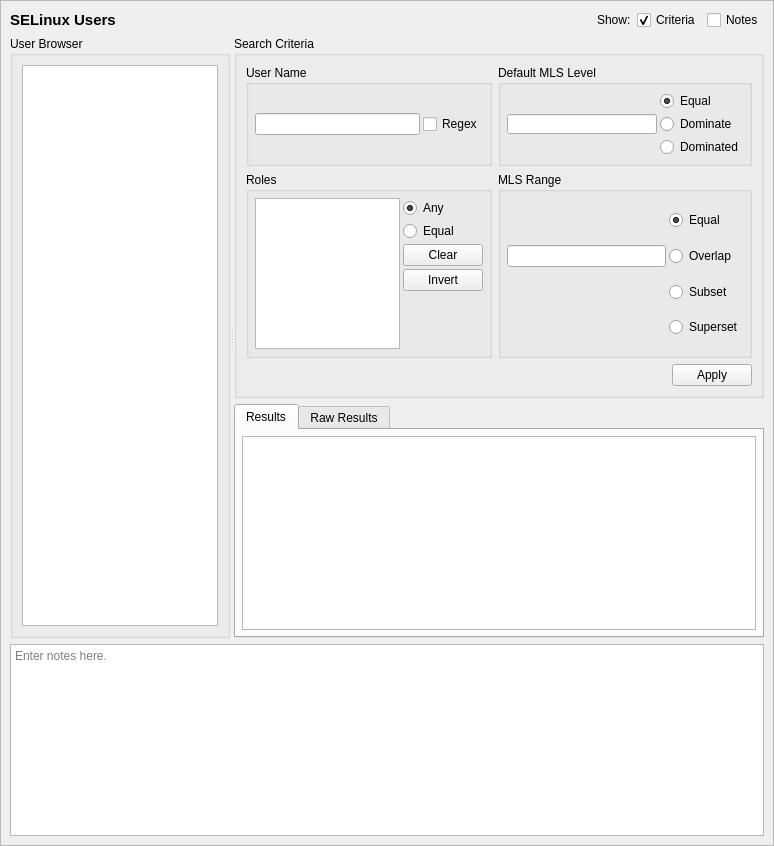
<?xml version="1.0" encoding="UTF-8"?>
<ui version="4.0">
 <class>UserQueryTab</class>
 <widget class="QScrollArea" name="UserQueryTab">
  <property name="geometry">
   <rect>
    <x>0</x>
    <y>0</y>
    <width>774</width>
    <height>846</height>
   </rect>
  </property>
  <property name="sizeAdjustPolicy">
   <enum>QAbstractScrollArea::AdjustToContents</enum>
  </property>
  <property name="widgetResizable">
   <bool>true</bool>
  </property>
  <widget class="QWidget" name="contents">
   <property name="geometry">
    <rect>
     <x>0</x>
     <y>0</y>
     <width>772</width>
     <height>844</height>
    </rect>
   </property>
   <property name="minimumSize">
    <size>
     <width>0</width>
     <height>0</height>
    </size>
   </property>
   <layout class="QGridLayout" name="gridLayout_3">
    <item row="0" column="0">
     <widget class="QLabel" name="label">
      <property name="sizePolicy">
       <sizepolicy hsizetype="Preferred" vsizetype="Fixed">
        <horstretch>0</horstretch>
        <verstretch>0</verstretch>
       </sizepolicy>
      </property>
      <property name="maximumSize">
       <size>
        <width>16777215</width>
        <height>20</height>
       </size>
      </property>
      <property name="font">
       <font>
        <pointsize>11</pointsize>
        <weight>75</weight>
        <bold>true</bold>
       </font>
      </property>
      <property name="text">
       <string>SELinux Users</string>
      </property>
     </widget>
    </item>
    <item row="3" column="0" colspan="5">
     <widget class="QTextEdit" name="notes">
      <property name="minimumSize">
       <size>
        <width>0</width>
        <height>80</height>
       </size>
      </property>
      <property name="toolTip">
       <string>Optionally enter notes here about the query.</string>
      </property>
      <property name="placeholderText">
       <string>Enter notes here.</string>
      </property>
     </widget>
    </item>
    <item row="0" column="1">
     <spacer name="horizontalSpacer">
      <property name="orientation">
       <enum>Qt::Horizontal</enum>
      </property>
      <property name="sizeHint" stdset="0">
       <size>
        <width>440</width>
        <height>20</height>
       </size>
      </property>
     </spacer>
    </item>
    <item row="0" column="2">
     <widget class="QLabel" name="label_2">
      <property name="text">
       <string>Show:</string>
      </property>
     </widget>
    </item>
    <item row="0" column="3">
     <widget class="QCheckBox" name="criteria_expander">
      <property name="toolTip">
       <string>Show or hide the search criteria (no settings are lost)</string>
      </property>
      <property name="text">
       <string>Criteria</string>
      </property>
      <property name="checked">
       <bool>true</bool>
      </property>
     </widget>
    </item>
    <item row="0" column="4">
     <widget class="QCheckBox" name="notes_expander">
      <property name="toolTip">
       <string>Show or hide the notes field (no data is lost)</string>
      </property>
      <property name="text">
       <string>Notes</string>
      </property>
     </widget>
    </item>
    <item row="1" column="0" rowspan="2" colspan="5">
     <widget class="QSplitter" name="splitter">
      <property name="sizePolicy">
       <sizepolicy hsizetype="Expanding" vsizetype="Preferred">
        <horstretch>0</horstretch>
        <verstretch>1</verstretch>
       </sizepolicy>
      </property>
      <property name="orientation">
       <enum>Qt::Horizontal</enum>
      </property>
      <widget class="QGroupBox" name="browser_groupBox">
       <property name="title">
        <string>User Browser</string>
       </property>
       <layout class="QGridLayout" name="gridLayout">
        <item row="0" column="0">
         <widget class="GetDetailsListView" name="users"/>
        </item>
       </layout>
      </widget>
      <widget class="QWidget" name="verticalLayoutWidget">
       <layout class="QVBoxLayout" name="verticalLayout">
        <item>
         <widget class="QGroupBox" name="criteria_frame">
          <property name="sizePolicy">
           <sizepolicy hsizetype="Preferred" vsizetype="Preferred">
            <horstretch>0</horstretch>
            <verstretch>0</verstretch>
           </sizepolicy>
          </property>
          <property name="maximumSize">
           <size>
            <width>16777215</width>
            <height>16777215</height>
           </size>
          </property>
          <property name="title">
           <string>Search Criteria</string>
          </property>
          <layout class="QGridLayout" name="gridLayout_2">
           <item row="0" column="1">
            <widget class="QGroupBox" name="level_criteria">
             <property name="maximumSize">
              <size>
               <width>16777215</width>
               <height>120</height>
              </size>
             </property>
             <property name="title">
              <string>Default MLS Level</string>
             </property>
             <layout class="QGridLayout" name="gridLayout_5">
              <property name="leftMargin">
               <number>6</number>
              </property>
              <property name="topMargin">
               <number>6</number>
              </property>
              <property name="rightMargin">
               <number>6</number>
              </property>
              <property name="bottomMargin">
               <number>6</number>
              </property>
              <property name="spacing">
               <number>3</number>
              </property>
              <item row="1" column="1">
               <widget class="QLineEdit" name="level">
                <property name="sizePolicy">
                 <sizepolicy hsizetype="Expanding" vsizetype="Fixed">
                  <horstretch>0</horstretch>
                  <verstretch>0</verstretch>
                 </sizepolicy>
                </property>
                <property name="minimumSize">
                 <size>
                  <width>150</width>
                  <height>20</height>
                 </size>
                </property>
                <property name="maximumSize">
                 <size>
                  <width>250</width>
                  <height>16777215</height>
                 </size>
                </property>
               </widget>
              </item>
              <item row="0" column="4">
               <widget class="QRadioButton" name="level_exact">
                <property name="toolTip">
                 <string>The level criterion will match if it is equal to the user's default level.</string>
                </property>
                <property name="text">
                 <string>Equal</string>
                </property>
                <property name="checked">
                 <bool>true</bool>
                </property>
               </widget>
              </item>
              <item row="1" column="4">
               <widget class="QRadioButton" name="level_dom">
                <property name="toolTip">
                 <string>The level criterion will match if it dominates the user's default level.</string>
                </property>
                <property name="text">
                 <string>Dominate</string>
                </property>
               </widget>
              </item>
              <item row="2" column="4">
               <widget class="QRadioButton" name="level_domby">
                <property name="toolTip">
                 <string>The level criterion will match if it is dominated by the user's default level.</string>
                </property>
                <property name="text">
                 <string>Dominated</string>
                </property>
               </widget>
              </item>
             </layout>
            </widget>
           </item>
           <item row="1" column="0">
            <widget class="QGroupBox" name="role_criteria">
             <property name="title">
              <string>Roles</string>
             </property>
             <layout class="QGridLayout" name="gridLayout_7">
              <property name="leftMargin">
               <number>6</number>
              </property>
              <property name="topMargin">
               <number>6</number>
              </property>
              <property name="rightMargin">
               <number>6</number>
              </property>
              <property name="bottomMargin">
               <number>6</number>
              </property>
              <property name="spacing">
               <number>3</number>
              </property>
              <item row="2" column="1">
               <widget class="QPushButton" name="clear_roles">
                <property name="text">
                 <string>Clear</string>
                </property>
               </widget>
              </item>
              <item row="2" column="2">
               <spacer name="horizontalSpacer_4">
                <property name="orientation">
                 <enum>Qt::Horizontal</enum>
                </property>
                <property name="sizeHint" stdset="0">
                 <size>
                  <width>40</width>
                  <height>20</height>
                 </size>
                </property>
               </spacer>
              </item>
              <item row="3" column="1">
               <widget class="QPushButton" name="invert_roles">
                <property name="text">
                 <string>Invert</string>
                </property>
               </widget>
              </item>
              <item row="1" column="1">
               <widget class="QRadioButton" name="roles_equal">
                <property name="toolTip">
                 <string>A matching user will have a role set equal to the selected roles.</string>
                </property>
                <property name="text">
                 <string>Equal</string>
                </property>
               </widget>
              </item>
              <item row="0" column="1">
               <widget class="QRadioButton" name="roles_any">
                <property name="toolTip">
                 <string>A matching user will have any of the selected roles.</string>
                </property>
                <property name="text">
                 <string>Any</string>
                </property>
                <property name="checked">
                 <bool>true</bool>
                </property>
               </widget>
              </item>
              <item row="0" column="0" rowspan="5">
               <widget class="QListView" name="roles">
                <property name="sizePolicy">
                 <sizepolicy hsizetype="Expanding" vsizetype="Expanding">
                  <horstretch>0</horstretch>
                  <verstretch>0</verstretch>
                 </sizepolicy>
                </property>
                <property name="maximumSize">
                 <size>
                  <width>250</width>
                  <height>16777215</height>
                 </size>
                </property>
                <property name="toolTip">
                 <string>Match the role set of the user.</string>
                </property>
                <property name="selectionMode">
                 <enum>QAbstractItemView::ExtendedSelection</enum>
                </property>
               </widget>
              </item>
              <item row="4" column="1">
               <spacer name="verticalSpacer_2">
                <property name="orientation">
                 <enum>Qt::Vertical</enum>
                </property>
                <property name="sizeHint" stdset="0">
                 <size>
                  <width>20</width>
                  <height>40</height>
                 </size>
                </property>
               </spacer>
              </item>
             </layout>
            </widget>
           </item>
           <item row="0" column="0">
            <widget class="QGroupBox" name="name_criteria">
             <property name="maximumSize">
              <size>
               <width>16777215</width>
               <height>120</height>
              </size>
             </property>
             <property name="title">
              <string>User Name</string>
             </property>
             <layout class="QGridLayout" name="gridLayout_8">
              <property name="leftMargin">
               <number>6</number>
              </property>
              <property name="topMargin">
               <number>6</number>
              </property>
              <property name="rightMargin">
               <number>6</number>
              </property>
              <property name="bottomMargin">
               <number>6</number>
              </property>
              <property name="spacing">
               <number>3</number>
              </property>
              <item row="0" column="1">
               <widget class="QLineEdit" name="name">
                <property name="sizePolicy">
                 <sizepolicy hsizetype="Expanding" vsizetype="Fixed">
                  <horstretch>0</horstretch>
                  <verstretch>0</verstretch>
                 </sizepolicy>
                </property>
                <property name="minimumSize">
                 <size>
                  <width>150</width>
                  <height>20</height>
                 </size>
                </property>
                <property name="maximumSize">
                 <size>
                  <width>250</width>
                  <height>16777215</height>
                 </size>
                </property>
               </widget>
              </item>
              <item row="0" column="2">
               <widget class="QCheckBox" name="name_regex">
                <property name="toolTip">
                 <string>Use regular expressions to match the user's name.</string>
                </property>
                <property name="text">
                 <string>Regex</string>
                </property>
               </widget>
              </item>
             </layout>
            </widget>
           </item>
           <item row="1" column="1">
            <widget class="QGroupBox" name="range_criteria">
             <property name="maximumSize">
              <size>
               <width>16777215</width>
               <height>16777215</height>
              </size>
             </property>
             <property name="title">
              <string>MLS Range</string>
             </property>
             <layout class="QGridLayout" name="gridLayout_6">
              <property name="leftMargin">
               <number>6</number>
              </property>
              <property name="topMargin">
               <number>6</number>
              </property>
              <property name="rightMargin">
               <number>6</number>
              </property>
              <property name="bottomMargin">
               <number>6</number>
              </property>
              <property name="spacing">
               <number>3</number>
              </property>
              <item row="1" column="1">
               <widget class="QLineEdit" name="range_">
                <property name="sizePolicy">
                 <sizepolicy hsizetype="Expanding" vsizetype="Fixed">
                  <horstretch>0</horstretch>
                  <verstretch>0</verstretch>
                 </sizepolicy>
                </property>
                <property name="minimumSize">
                 <size>
                  <width>150</width>
                  <height>20</height>
                 </size>
                </property>
                <property name="maximumSize">
                 <size>
                  <width>250</width>
                  <height>16777215</height>
                 </size>
                </property>
               </widget>
              </item>
              <item row="0" column="4">
               <widget class="QRadioButton" name="range_exact">
                <property name="toolTip">
                 <string>The range criterion will match if it is equal to the user's range.</string>
                </property>
                <property name="text">
                 <string>Equal</string>
                </property>
                <property name="checked">
                 <bool>true</bool>
                </property>
               </widget>
              </item>
              <item row="2" column="4">
               <widget class="QRadioButton" name="range_subset">
                <property name="toolTip">
                 <string>The range criterion will match if it is a subset of the user's range.</string>
                </property>
                <property name="text">
                 <string>Subset</string>
                </property>
               </widget>
              </item>
              <item row="1" column="4">
               <widget class="QRadioButton" name="range_overlap">
                <property name="toolTip">
                 <string>The range criterion will match if it overlaps the user's range.</string>
                </property>
                <property name="text">
                 <string>Overlap</string>
                </property>
               </widget>
              </item>
              <item row="3" column="4">
               <widget class="QRadioButton" name="range_superset">
                <property name="toolTip">
                 <string>The range criterion will match if it is a superset of the user's range.</string>
                </property>
                <property name="text">
                 <string>Superset</string>
                </property>
               </widget>
              </item>
             </layout>
            </widget>
           </item>
           <item row="2" column="1">
            <widget class="QDialogButtonBox" name="buttonBox">
             <property name="standardButtons">
              <set>QDialogButtonBox::Apply</set>
             </property>
            </widget>
           </item>
          </layout>
         </widget>
        </item>
        <item>
         <widget class="QTabWidget" name="results_frame">
          <property name="sizePolicy">
           <sizepolicy hsizetype="Preferred" vsizetype="MinimumExpanding">
            <horstretch>0</horstretch>
            <verstretch>1</verstretch>
           </sizepolicy>
          </property>
          <property name="currentIndex">
           <number>0</number>
          </property>
          <widget class="QWidget" name="table_page">
           <property name="sizePolicy">
            <sizepolicy hsizetype="Preferred" vsizetype="MinimumExpanding">
             <horstretch>0</horstretch>
             <verstretch>0</verstretch>
            </sizepolicy>
           </property>
           <attribute name="title">
            <string>Results</string>
           </attribute>
           <layout class="QVBoxLayout" name="verticalLayout_3">
            <property name="leftMargin">
             <number>6</number>
            </property>
            <property name="topMargin">
             <number>6</number>
            </property>
            <property name="rightMargin">
             <number>6</number>
            </property>
            <property name="bottomMargin">
             <number>6</number>
            </property>
            <item>
             <widget class="QTableView" name="table_results">
              <property name="sizePolicy">
               <sizepolicy hsizetype="Expanding" vsizetype="MinimumExpanding">
                <horstretch>0</horstretch>
                <verstretch>0</verstretch>
               </sizepolicy>
              </property>
              <property name="sizeAdjustPolicy">
               <enum>QAbstractScrollArea::AdjustIgnored</enum>
              </property>
              <property name="alternatingRowColors">
               <bool>true</bool>
              </property>
              <property name="sortingEnabled">
               <bool>true</bool>
              </property>
             </widget>
            </item>
           </layout>
          </widget>
          <widget class="QWidget" name="raw_page">
           <property name="sizePolicy">
            <sizepolicy hsizetype="Preferred" vsizetype="MinimumExpanding">
             <horstretch>0</horstretch>
             <verstretch>0</verstretch>
            </sizepolicy>
           </property>
           <attribute name="title">
            <string>Raw Results</string>
           </attribute>
           <layout class="QVBoxLayout" name="verticalLayout_2">
            <property name="leftMargin">
             <number>6</number>
            </property>
            <property name="topMargin">
             <number>6</number>
            </property>
            <property name="rightMargin">
             <number>6</number>
            </property>
            <property name="bottomMargin">
             <number>6</number>
            </property>
            <item>
             <widget class="QPlainTextEdit" name="raw_results">
              <property name="sizePolicy">
               <sizepolicy hsizetype="Expanding" vsizetype="MinimumExpanding">
                <horstretch>0</horstretch>
                <verstretch>0</verstretch>
               </sizepolicy>
              </property>
              <property name="minimumSize">
               <size>
                <width>0</width>
                <height>0</height>
               </size>
              </property>
              <property name="font">
               <font>
                <family>Monospace</family>
               </font>
              </property>
              <property name="documentTitle">
               <string/>
              </property>
              <property name="lineWrapMode">
               <enum>QPlainTextEdit::NoWrap</enum>
              </property>
              <property name="readOnly">
               <bool>true</bool>
              </property>
             </widget>
            </item>
           </layout>
          </widget>
         </widget>
        </item>
       </layout>
      </widget>
     </widget>
    </item>
   </layout>
   <zorder>splitter</zorder>
   <zorder>notes</zorder>
   <zorder>label</zorder>
   <zorder>label_2</zorder>
   <zorder>horizontalSpacer</zorder>
   <zorder>criteria_expander</zorder>
   <zorder>notes_expander</zorder>
  </widget>
 </widget>
 <customwidgets>
  <customwidget>
   <class>GetDetailsListView</class>
   <extends>QListView</extends>
   <header>setoolsgui/getdetailslist.h</header>
  </customwidget>
 </customwidgets>
 <tabstops>
  <tabstop>criteria_expander</tabstop>
  <tabstop>notes_expander</tabstop>
  <tabstop>users</tabstop>
  <tabstop>name</tabstop>
  <tabstop>name_regex</tabstop>
  <tabstop>roles</tabstop>
  <tabstop>roles_any</tabstop>
  <tabstop>roles_equal</tabstop>
  <tabstop>clear_roles</tabstop>
  <tabstop>invert_roles</tabstop>
  <tabstop>level</tabstop>
  <tabstop>level_exact</tabstop>
  <tabstop>level_dom</tabstop>
  <tabstop>level_domby</tabstop>
  <tabstop>range_</tabstop>
  <tabstop>range_exact</tabstop>
  <tabstop>range_overlap</tabstop>
  <tabstop>range_subset</tabstop>
  <tabstop>range_superset</tabstop>
  <tabstop>results_frame</tabstop>
  <tabstop>table_results</tabstop>
  <tabstop>raw_results</tabstop>
  <tabstop>notes</tabstop>
 </tabstops>
 <resources/>
 <connections>
  <connection>
   <sender>clear_roles</sender>
   <signal>clicked()</signal>
   <receiver>roles</receiver>
   <slot>clearSelection()</slot>
   <hints>
    <hint type="sourcelabel">
     <x>429</x>
     <y>99</y>
    </hint>
    <hint type="destinationlabel">
     <x>319</x>
     <y>184</y>
    </hint>
   </hints>
  </connection>
  <connection>
   <sender>notes_expander</sender>
   <signal>toggled(bool)</signal>
   <receiver>notes</receiver>
   <slot>setVisible(bool)</slot>
   <hints>
    <hint type="sourcelabel">
     <x>732</x>
     <y>20</y>
    </hint>
    <hint type="destinationlabel">
     <x>386</x>
     <y>754</y>
    </hint>
   </hints>
  </connection>
  <connection>
   <sender>criteria_expander</sender>
   <signal>toggled(bool)</signal>
   <receiver>criteria_frame</receiver>
   <slot>setVisible(bool)</slot>
   <hints>
    <hint type="sourcelabel">
     <x>583</x>
     <y>20</y>
    </hint>
    <hint type="destinationlabel">
     <x>496</x>
     <y>226</y>
    </hint>
   </hints>
  </connection>
 </connections>
</ui>
